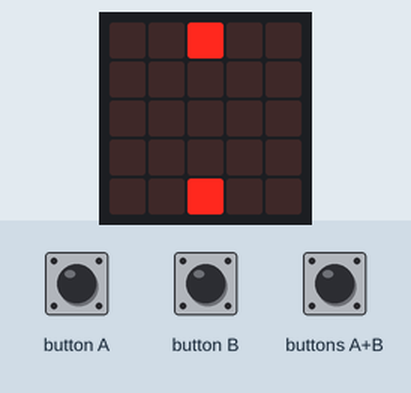
This program was run on a simulated BBC micro:bit (MakeCode). On the bench: the board's 5×5 LED display. Inputs (shaded band) come from the test bench.

Above: at 1.2 s.
1.3 s: button A pressed for 0.15 s
At 1.8 s:
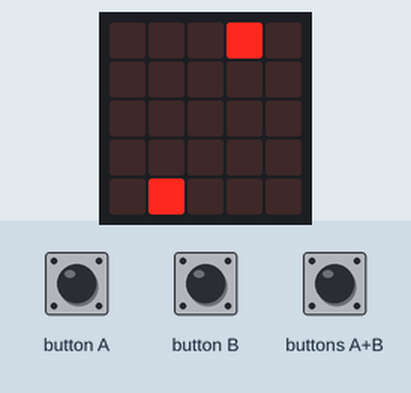
2.0 s: button B pressed for 0.15 s
At 2.35 s:
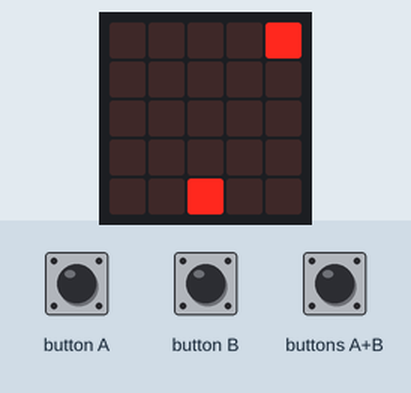
2.7 s: buttons A+B pressed for 0.15 s
At 3.01 s:
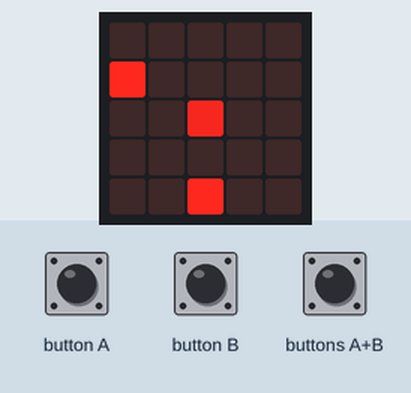
3.4 s: button A pressed for 0.15 s
At 4.0 s:
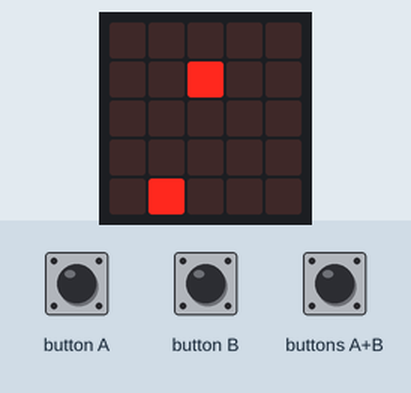
4.1 s: button B pressed for 0.15 s
At 4.7 s:
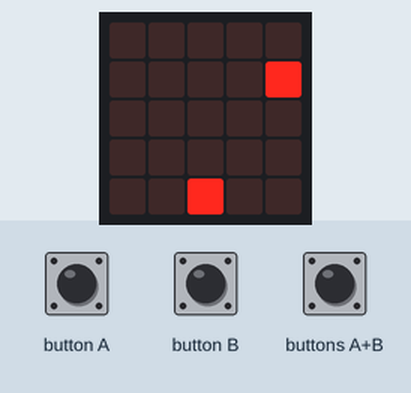
4.8 s: buttons A+B pressed for 1 s
At 5.85 s:
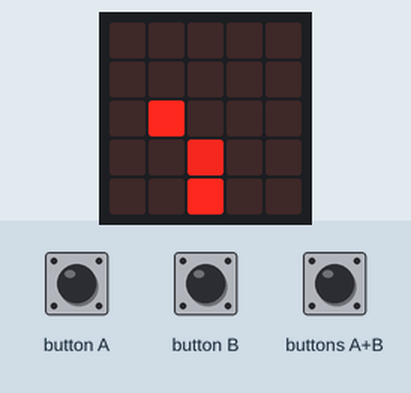
Timing chart, 0 to 7.8 s (numbered marks = the images above; inputs shaded):
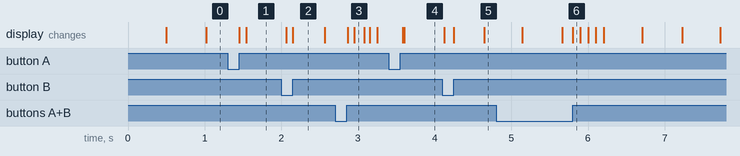

The program:

main.ts
```typescript
input.onButtonPressed(Button.A, function () {
    主角.change(LedSpriteProperty.X, -1)
})
input.onButtonPressed(Button.AB, function () {
    子彈.set(LedSpriteProperty.X, 主角.get(LedSpriteProperty.X))
    子彈.set(LedSpriteProperty.Y, 主角.get(LedSpriteProperty.Y))
    子彈.set(LedSpriteProperty.Brightness, 225)
    for (let index = 0; index < 4; index++) {
        子彈.change(LedSpriteProperty.Y, -1)
        basic.pause(100)
    }
    子彈.set(LedSpriteProperty.Brightness, 0)
    子彈.set(LedSpriteProperty.X, 4)
    子彈.set(LedSpriteProperty.Y, 4)
})
input.onButtonPressed(Button.B, function () {
    主角.change(LedSpriteProperty.X, 1)
})
let 子彈: game.LedSprite = null
let 主角: game.LedSprite = null
game.setScore(0)
主角 = game.createSprite(2, 4)
let 飛機 = game.createSprite(0, 0)
子彈 = game.createSprite(4, 4)
子彈.set(LedSpriteProperty.Brightness, 0)
basic.forever(function () {
    basic.pause(500)
    飛機.change(LedSpriteProperty.X, 1)
    if (飛機.get(LedSpriteProperty.X) == 4) {
        basic.pause(500)
        飛機.set(LedSpriteProperty.X, 0)
        飛機.change(LedSpriteProperty.Y, 1)
    }
})
basic.forever(function () {
    if (飛機.isTouching(主角)) {
        game.gameOver()
    }
})
basic.forever(function () {
    if (子彈) {
        if (子彈.isTouching(飛機)) {
            game.addScore(1)
            飛機.set(LedSpriteProperty.X, 0)
            飛機.set(LedSpriteProperty.Y, 0)
        }
    }
})
```

test.ts
```typescript
// 在這裡測試；當此封包作為擴充功能時，將不會編譯此內容。
```

Measured:
- after the input at 1.3 s, the display: first changes after 0.15 s (image 1 shows a later state)
- after the input at 2.0 s, the display: first differs from a run without the input after 0.15 s (image 2)
- after the input at 2.7 s, the display: first changes after 0.16 s (image 3 shows a later state)
- after the input at 3.4 s, the display: first changes after 0.18 s (image 4 shows a later state)
- after the input at 4.1 s, the display: first differs from a run without the input after 0.15 s (image 5 shows a later state)
- after the input at 4.8 s, the display: first differs from a run without the input after 1.0 s (image 6)
- what the display in image 2 shows lasts 0.4 s, from 2.2 s to 2.6 s
